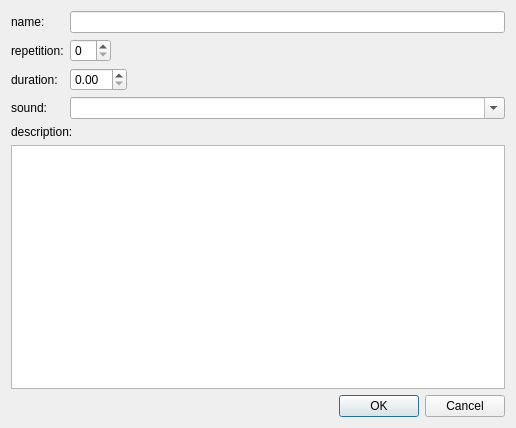
<?xml version="1.0" encoding="UTF-8"?>
<ui version="4.0">
 <class>Series</class>
 <widget class="QDialog" name="Series">
  <property name="geometry">
   <rect>
    <x>0</x>
    <y>0</y>
    <width>516</width>
    <height>428</height>
   </rect>
  </property>
  <property name="windowTitle">
   <string>Series</string>
  </property>
  <layout class="QVBoxLayout" name="verticalLayout">
   <item>
    <layout class="QFormLayout" name="formLayout">
     <item row="0" column="0">
      <widget class="QLabel" name="lblName">
       <property name="text">
        <string>name:</string>
       </property>
      </widget>
     </item>
     <item row="0" column="1">
      <widget class="QLineEdit" name="ldtName"/>
     </item>
     <item row="1" column="0">
      <widget class="QLabel" name="lblRepetition">
       <property name="text">
        <string>repetition:</string>
       </property>
      </widget>
     </item>
     <item row="1" column="1">
      <layout class="QHBoxLayout" name="horizontalLayout_2">
       <item>
        <widget class="QSpinBox" name="sbxRepetition"/>
       </item>
       <item>
        <spacer name="horizontalSpacer_2">
         <property name="orientation">
          <enum>Qt::Horizontal</enum>
         </property>
         <property name="sizeHint" stdset="0">
          <size>
           <width>100</width>
           <height>20</height>
          </size>
         </property>
        </spacer>
       </item>
      </layout>
     </item>
     <item row="2" column="0">
      <widget class="QLabel" name="lblDuration">
       <property name="text">
        <string>duration:</string>
       </property>
      </widget>
     </item>
     <item row="2" column="1">
      <layout class="QHBoxLayout" name="horizontalLayout">
       <item>
        <widget class="QDoubleSpinBox" name="sbxDuration"/>
       </item>
       <item>
        <spacer name="horizontalSpacer">
         <property name="orientation">
          <enum>Qt::Horizontal</enum>
         </property>
         <property name="sizeHint" stdset="0">
          <size>
           <width>100</width>
           <height>20</height>
          </size>
         </property>
        </spacer>
       </item>
      </layout>
     </item>
     <item row="3" column="0">
      <widget class="QLabel" name="lblSound">
       <property name="text">
        <string>sound:</string>
       </property>
      </widget>
     </item>
     <item row="3" column="1">
      <widget class="QComboBox" name="cbxSound">
       <property name="editable">
        <bool>true</bool>
       </property>
      </widget>
     </item>
    </layout>
   </item>
   <item>
    <widget class="QLabel" name="lblDescription">
     <property name="text">
      <string>description:</string>
     </property>
    </widget>
   </item>
   <item>
    <widget class="QPlainTextEdit" name="tdtDescription"/>
   </item>
   <item>
    <widget class="QDialogButtonBox" name="buttonBox">
     <property name="orientation">
      <enum>Qt::Horizontal</enum>
     </property>
     <property name="standardButtons">
      <set>QDialogButtonBox::Cancel|QDialogButtonBox::Ok</set>
     </property>
    </widget>
   </item>
  </layout>
 </widget>
 <resources/>
 <connections>
  <connection>
   <sender>buttonBox</sender>
   <signal>accepted()</signal>
   <receiver>Series</receiver>
   <slot>accept()</slot>
   <hints>
    <hint type="sourcelabel">
     <x>248</x>
     <y>254</y>
    </hint>
    <hint type="destinationlabel">
     <x>157</x>
     <y>274</y>
    </hint>
   </hints>
  </connection>
  <connection>
   <sender>buttonBox</sender>
   <signal>rejected()</signal>
   <receiver>Series</receiver>
   <slot>reject()</slot>
   <hints>
    <hint type="sourcelabel">
     <x>316</x>
     <y>260</y>
    </hint>
    <hint type="destinationlabel">
     <x>286</x>
     <y>274</y>
    </hint>
   </hints>
  </connection>
 </connections>
</ui>
